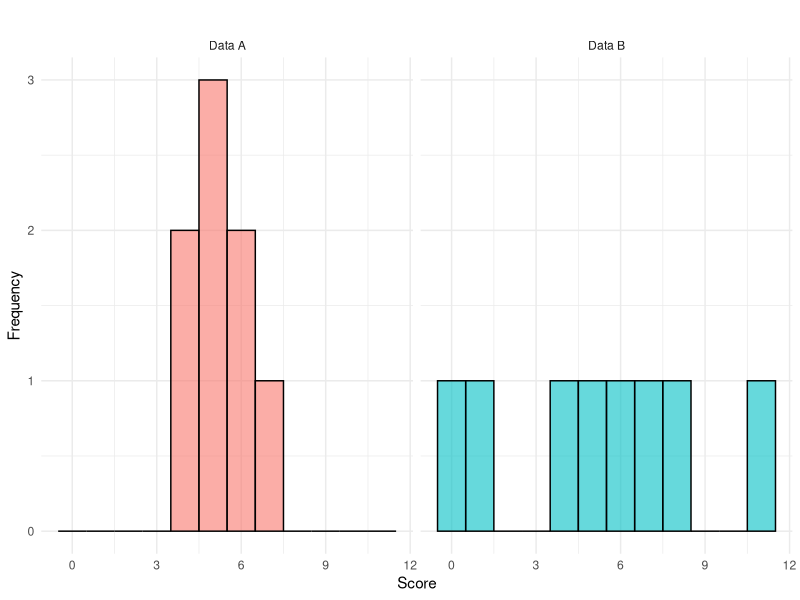
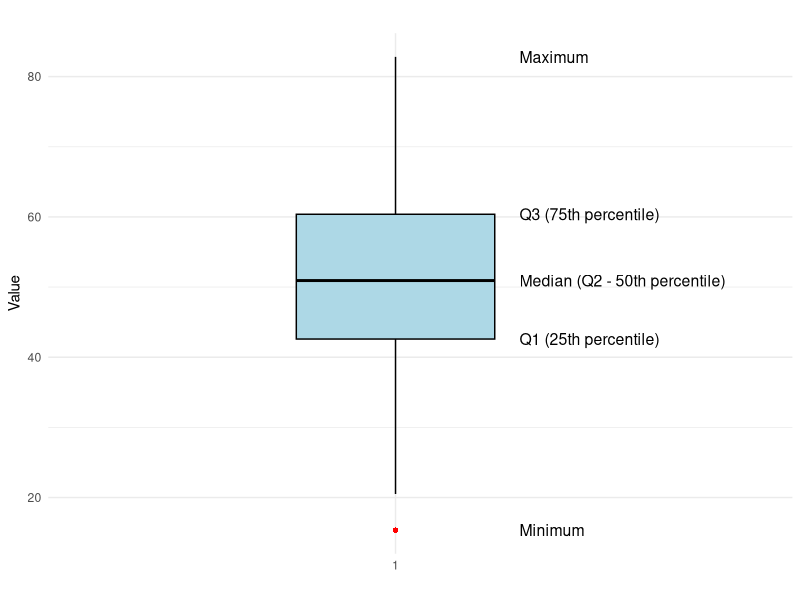
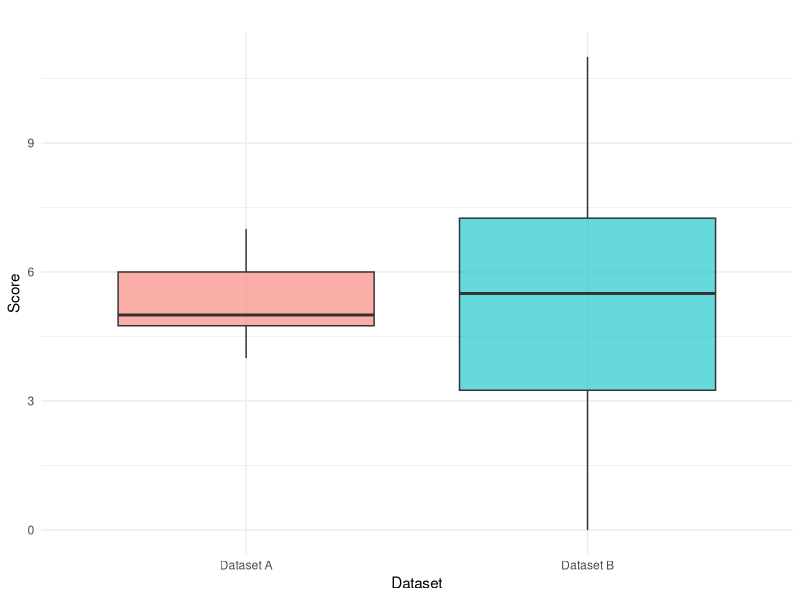
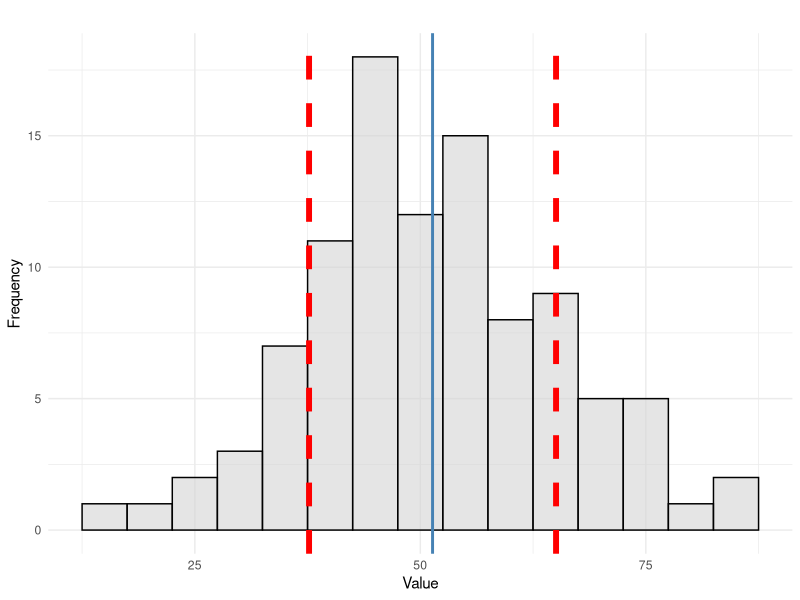
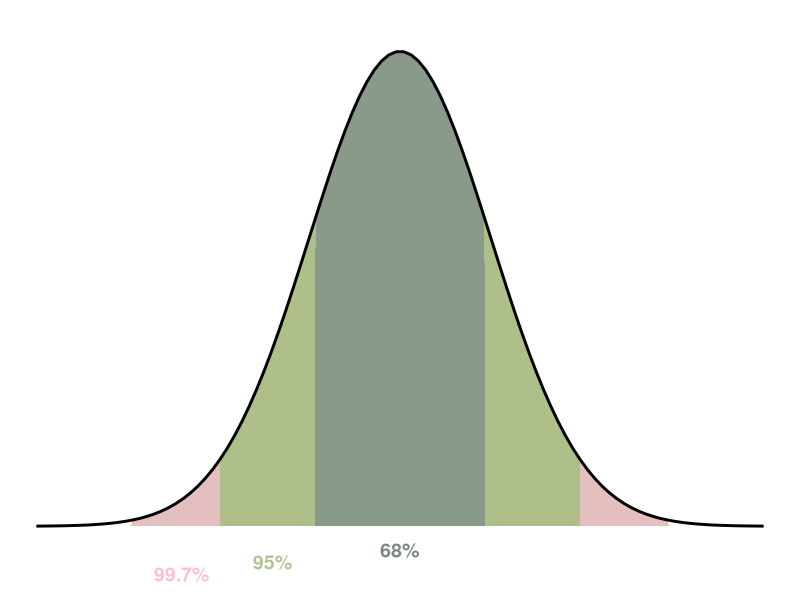
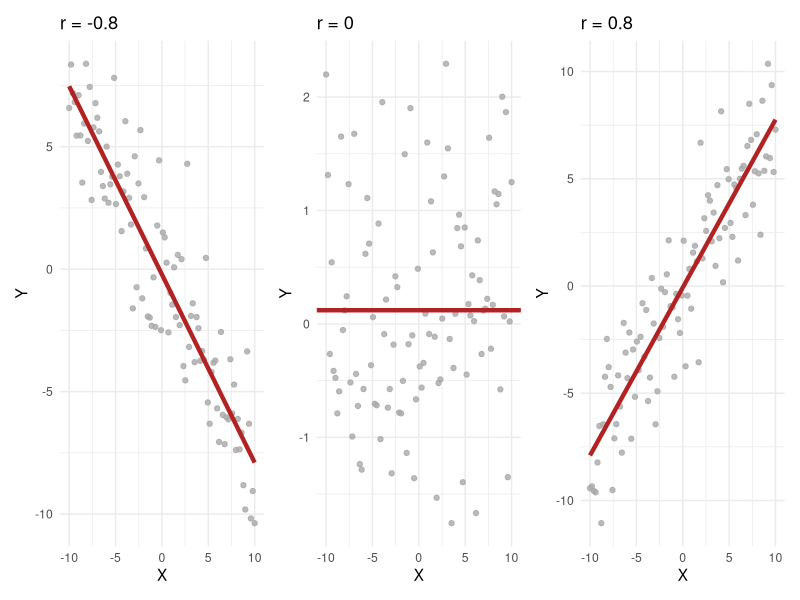

These charts were generated, in order, by the following R code:
## ---- chunk 1
#| include: false
#| message: false
library(ggplot2)
library(dplyr)
library(patchwork)
## ---- chunk 2
#| echo: false
#| message: false
# Create two datasets
data_A <- data.frame(Group = "Data A", Score = c(4, 4, 5, 5, 5, 6, 6, 7))
data_B <- data.frame(Group = "Data B", Score = c(0, 1, 4, 5, 6, 7, 8, 11))

# Combine into one dataframe
data_combined <- bind_rows(data_A, data_B)

# Create the histogram
ggplot(data_combined, aes(x = Score, fill = Group)) +
  geom_histogram(position = "identity", alpha = 0.6, binwidth = 1, color = "black") +
  facet_wrap(~Group, scales = "fixed") +  # Ensures same y-axis scale
  labs(title = " ",
       x = "Score",
       y = "Frequency") +
  theme_minimal() +
  theme(legend.position = "none")
## ---- chunk 3
#| echo: false
#| message: false
# Create example dataset
set.seed(123)
data <- data.frame(Value = rnorm(100, mean = 50, sd = 15))

# Compute the five-number summary
stats <- as.numeric(quantile(data$Value, probs = c(0, 0.25, 0.5, 0.75, 1)))

# Define label positions slightly offset from the boxplot
labels <- data.frame(
  y = stats,
  x = 1.25,  # Slightly offset from the boxplot for visibility
  label = c("Minimum", "Q1 (25th percentile)", "Median (Q2 - 50th percentile)", "Q3 (75th percentile)", "Maximum")
)

# Generate the boxplot with labeled components
ggplot(data, aes(x = factor(1), y = Value)) +
  geom_boxplot(width = 0.4, fill = "lightblue", color = "black", outlier.color = "red", outlier.shape = 16) +
  geom_text(data = labels, aes(x = x, y = y, label = label), hjust = 0, color = "black", size = 4) +
  labs(title = " ", y = "Value", x = "") +
  theme_minimal() +
  coord_cartesian(clip = "off", xlim = c(0.9, 1.2))  # Ensures labels fit without getting clipped
## ---- chunk 4
#| echo: false
#| message: false

# Create datasets
data_A <- data.frame(Group = "Dataset A", Score = c(4, 4, 5, 5, 5, 6, 6, 7))
data_B <- data.frame(Group = "Dataset B", Score = c(0, 1, 4, 5, 6, 7, 8, 11))
data_combined <- rbind(data_A, data_B)

# Boxplot
ggplot(data_combined, aes(x = Group, y = Score, fill = Group)) +
  geom_boxplot(outlier.shape = 16, outlier.color = "red", alpha = 0.6) +
  labs(title = "",
       x = "Dataset",
       y = "Score") +
  theme_minimal() +
  theme(legend.position = "none")
## ---- chunk 5
#| echo: false
#| message: false

# Generate example data
set.seed(123)
data <- data.frame(Value = rnorm(100, mean = 50, sd = 15))

# Compute mean and standard deviation
mean_value <- mean(data$Value)
sd_value <- sd(data$Value)

# Create histogram with standard deviation bands
ggplot(data, aes(x = Value)) +
  geom_histogram(binwidth = 5, fill = "lightgray", color = "black", alpha = 0.6) +
  geom_vline(aes(xintercept = mean_value), color = "steelblue", linewidth = 1) +
  geom_vline(aes(xintercept = mean_value + sd_value), color = "red", linetype = "dashed",  linewidth = 2) +
  geom_vline(aes(xintercept = mean_value - sd_value), color = "red", linetype = "dashed", linewidth = 2) +
  labs(title = " ",
       x = "Value",
       y = "Frequency") +
  theme_minimal()
## ---- chunk 6
#| echo: false
#| message: false

# Create normal distribution data
x <- seq(-4, 4, length=100)
y <- dnorm(x, mean = 0, sd = 1)
data <- data.frame(x, y)

# Define standard deviation ranges
data_fill <- data.frame(
  xmin = c(-1, -2, -3), xmax = c(1, 2, 3),
  ymin = 0, ymax = dnorm(0),
  label = c("68%", "95%", "99.7%"),
  xtext = c(-0, -1.4, -2.4),
  ytext = c(-0.02, -0.03, -0.04),
  color = c("blue", "green", "yellow")
)

# Plot normal curve with Empirical Rule bands and labels
ggplot(data, aes(x, y)) +
  geom_area(data=subset(data, x >= -1 & x <= 1), aes(y=y), fill="blue", alpha=0.3) +
  geom_area(data=subset(data, x >= -2 & x <= 2), aes(y=y), fill="green", alpha=0.3) +
  geom_area(data=subset(data, x >= -3 & x <= 3), aes(y=y), fill="brown", alpha=0.3) +
  geom_line(linewidth=1) +
  geom_text(data=data_fill, aes(x=xtext, y=ytext, label=label, color=color), size=5, fontface="bold") +
  scale_color_manual(values=c("#7b887f", "#b3c494", "pink")) +
  labs(title=" ", x="Standard Deviations", y="Density") +
  theme_void() +
  theme(legend.position = "none")
## ---- chunk 7
#| echo: false
#| message: false
# Generate datasets
n <- 100
x <- seq(-10, 10, length.out = n)

data1 <- data.frame(X = x, Y = -0.8 * x + rnorm(n, sd = 2)) # r = -0.8

data2 <- data.frame(X = x, Y = rnorm(n)) # r = 0

data3 <- data.frame(X = x, Y = 0.8 * x + rnorm(n, sd = 2)) # r = 0.8

# Create plots
p1 <- ggplot(data1, aes(x = X, y = Y)) +
  geom_point(color = "darkgrey", alpha =0.8) +
  geom_smooth(method = "lm", se = FALSE, color = "firebrick", linewidth =1.5) +
  labs(title = "r = -0.8") +
  theme_minimal()

p2 <- ggplot(data2, aes(x = X, y = Y)) +
  geom_point(color = "darkgrey", alpha =0.8) +
geom_hline(yintercept = mean(data2$Y), color = "firebrick", linewidth = 1.5) +  labs(title = "r = 0") +
  theme_minimal()

p3 <- ggplot(data3, aes(x = X, y = Y)) +
  geom_point(color = "darkgrey", alpha =0.8) +
  geom_smooth(method = "lm", se = FALSE, color = "firebrick", linewidth =1.5) +
  labs(title = "r = 0.8") +
  theme_minimal()

# Arrange plots in a 1x3 layout
p1 + p2 + p3 + plot_layout(ncol = 3)
